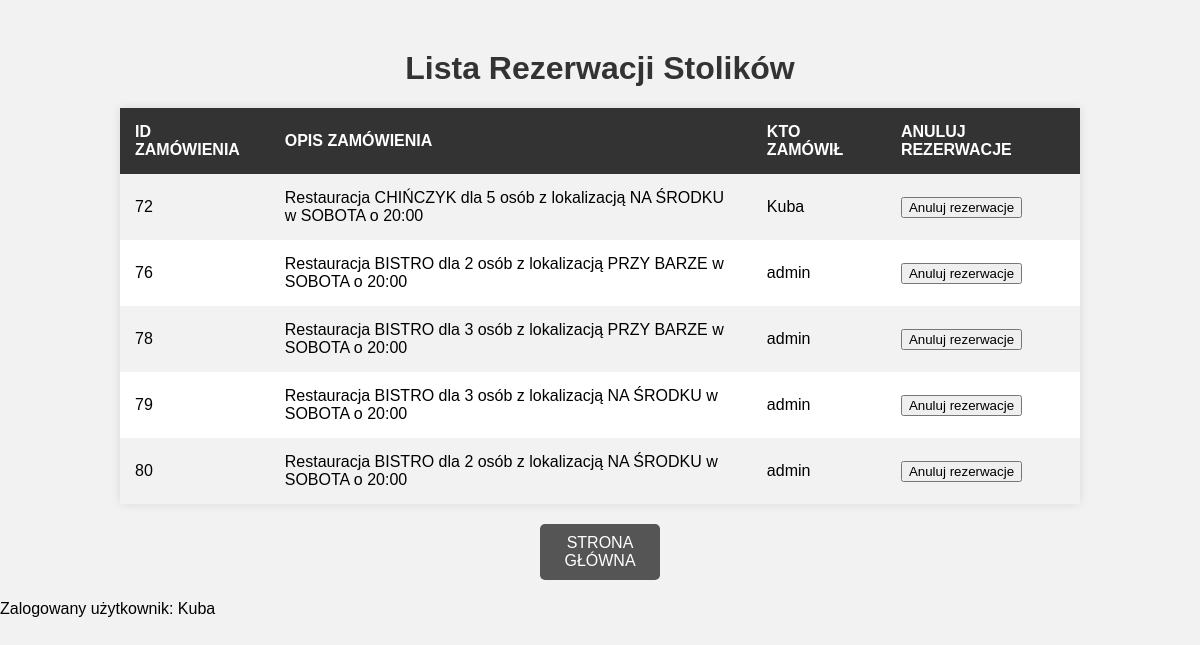
/Stolik/rezerwacje (signed in), run on the app's committed database.
### Rezerwacje/models.py (models this page shows, shortened)
class Rezerwacja(models.Model):
    stolik = models.OneToOneField(Stolik, on_delete=models.CASCADE)
    user = models.ForeignKey(Account, on_delete=models.CASCADE)
    class Meta:
        verbose_name_plural = "Rezerwacje"

class Stolik(models.Model):
    RESTAURACJA_CHOICES = [("BISTRO", "bistro"), ("CHIŃCZYK", "chińczyk"),("MEKSYKAŃSKA","meksykańska"),("PIZZA WŁOSKA","pizza włoska"),("RAMENOWNIA","ramenownia")]
    LOKALIZACJA_CHOICES = [("PRZY OKNIE","przy oknie"),("PRZY BARZE","przy barze"),("NA ŚRODKU","na środku")]
    DZIEN_CHOICES = [("PONIEDZIALEK","poniedzialek"),("WTOREK","wtorek"),("SRODA","sroda"),("CZWARTEK","czwartek"),("PIATEK","piatek"),("SOBOTA","sobota"),("NIEDZIELA","niedziela")]
    GODZINA_CHOICES = [("16:00","16:00"),("17:00","17:00"),("18:00","18:00"),("19:00","19:00"),("20:00","20:00"),("21:00","21:00")]
    ilosc = models.PositiveSmallIntegerField()
    restauracja = models.CharField(max_length=16, choices=RESTAURACJA_CHOICES, default="BISTRO")
    dzien = models.CharField(max_length=16, choices=DZIEN_CHOICES, default="SOBOTA")
    godzina = models.CharField(max_length=16, choices=GODZINA_CHOICES, default="20:00")
    lokalizacja = models.CharField(max_length=16, choices=LOKALIZACJA_CHOICES, default="NA ŚRODKU")
    class Meta:
        verbose_name_plural = "Stoliki"
    def __str__(self):
        return f"Restauracja {self.restauracja} dla {self.ilosc} osób z lokalizacją {self.lokalizacja} w {self.dzien} o {self.godzina}"

### Account/models.py (models this page shows, shortened)
class Account(AbstractBaseUser):
    email         = models.EmailField(verbose_name="email",max_length=60, unique= True)
    username      = models.CharField(max_length=30, unique=True)
    date_joined   = models.DateTimeField(verbose_name="date joined", auto_now_add=True)
    last_login    = models.DateTimeField(verbose_name="last login", auto_now=True)
    is_admin      = models.BooleanField(default=False)
    is_active     = models.BooleanField(default=True)
    is_staff      = models.BooleanField(default=False)
    is_superuser  = models.BooleanField(default=False)
    hide_email    = models.BooleanField(default=True)
    objects = MyAccountManager()
    USERNAME_FIELD  ='email'
    REQUIRED_FIELDS =['username']
    class Meta:
        verbose_name_plural = "Konta"
    def __str__(self):
        return self.username

### Rezerwacje/views.py (the view)
# urls.py: path('rezerwacje', RezerwacjaListView.as_view(), name="rezerwacje"),
class RezerwacjaListView(ListView):
    model = Rezerwacja
    template_name = "rezerwacje.html"

### Rezerwacje/templates/rezerwacje.html (shortened to what this page needs)
<!DOCTYPE html>
<html lang="en">
<head>
</head>
<body>
    <h1>Lista Rezerwacji Stolików</h1>
    <table>
        <tr>
            <th>ID ZAMÓWIENIA</th>
            <th>OPIS ZAMÓWIENIA</th>
            <th>KTO ZAMÓWIŁ</th>
            <th>ANULUJ REZERWACJE</th>
        </tr>
        {% for rezerwacja in object_list %}
        <tr>
            <td>{{ rezerwacja.id }}</td>
            <td>{{ rezerwacja.stolik }}</td>
            <td>{{ rezerwacja.user }}</td>
            <td>
                <form action="{% url 'unreserve' rezerwacja.id %}">
                    <input type="submit" value="Anuluj rezerwacje">
                </form>
            </td>
        </tr>
        {% endfor %}
    </table>
    <a href="{% url 'index' %}">STRONA GŁÓWNA</a>
{% if user.is_authenticated %}
        <p>Zalogowany użytkownik: {{ user.username }}</p>
    {% else %}
        <p>Nie jesteś zalogowany.</p>
    {% endif %}
</body>
</html>

### Rezerwacje/templates/rezerwacje.html (style rules this page uses)
body { font-family: Arial, sans-serif; margin: 0; padding: 0; background-color: #f2f2f2; }
h1 { text-align: center; color: #333; margin-top: 50px; }
table { width: 80%; margin: 20px auto; border-collapse: collapse; background-color: #fff; box-shadow: 0 0 10px rgba(0, 0, 0, 0.1); }
th, td { padding: 15px; text-align: left; }
th { background-color: #333; color: #fff; }
tr:nth-child(even) { background-color: #f2f2f2; }
a { display: block; width: 100px; margin: 20px auto; text-align: center; padding: 10px; background-color: #555; color: #fff; text-decoration: none; border-radius: 5px; }

### data on the page
Rezerwacja: id "72", stolik "Restauracja CHIŃCZYK dla 5 osób z lokalizacją NA ŚRODKU w SOBOTA o 20:00", user "Kuba"
Rezerwacja: id "76", stolik "Restauracja BISTRO dla 2 osób z lokalizacją PRZY BARZE w SOBOTA o 20:00", user "admin"
Rezerwacja: id "78", stolik "Restauracja BISTRO dla 3 osób z lokalizacją PRZY BARZE w SOBOTA o 20:00", user "admin"
Rezerwacja: id "79", stolik "Restauracja BISTRO dla 3 osób z lokalizacją NA ŚRODKU w SOBOTA o 20:00", user "admin"
Rezerwacja: id "80", stolik "Restauracja BISTRO dla 2 osób z lokalizacją NA ŚRODKU w SOBOTA o 20:00", user "admin"
Account: username "Kuba"
